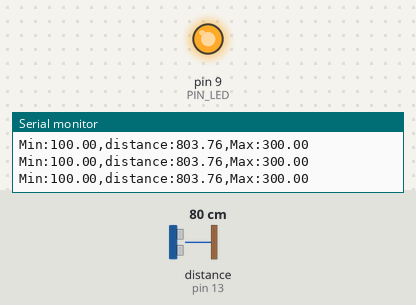
The sketch below on a simulated Arduino Uno, built with avr-gcc and run on an emulated ATmega328P. On the bench: output pins drawn as LEDs (lit = HIGH), the last lines printed to the serial monitor. Wiring (inferred from the names in the program): ultrasonic range finder: trigger pin 12; echo pin 13. Inputs (shaded band) come from the test bench; at power-on: distance to the obstacle (sensor on pin 13) 80 cm. The echo pulse lasts 58.3 µs per cm; pins used as bus, display or sensor lines are not drawn.

Above: at 1.2 s.
1.3 s: distance to the obstacle (sensor on pin 13) set to 18 cm
At 1.89 s:
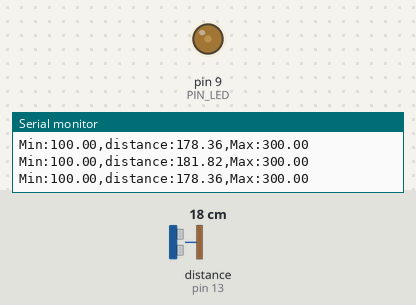
4.3 s: distance to the obstacle (sensor on pin 13) set to 2 cm
Timing chart, 0 to 7.3 s (numbered marks = the images above; inputs shaded):
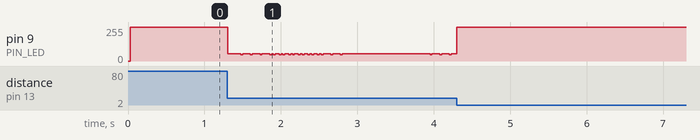

The sketch:

08_example_2_.ino
```cpp
#define PIN_LED  9
#define PIN_TRIG 12
#define PIN_ECHO 13

#define SND_VEL 346.0
#define INTERVAL 25
#define PULSE_DURATION 10
#define _DIST_MIN 100.0
#define _DIST_MAX 300.0

#define TIMEOUT ((INTERVAL / 2) * 1000.0)
#define SCALE (0.001 * 0.5 * SND_VEL)

unsigned long last_sampling_time;

void setup() {
  // initialize GPIO pins
  pinMode(PIN_LED, OUTPUT);
  pinMode(PIN_TRIG, OUTPUT);
  pinMode(PIN_ECHO, INPUT);
  digitalWrite(PIN_TRIG, LOW);

  // initialize serial port
  Serial.begin(57600);
}

void loop() {
  float distance;
  int brightness;

  if (millis() < (last_sampling_time + INTERVAL))
    return;

  distance = USS_measure(PIN_TRIG, PIN_ECHO);


if (distance <= 100.0 || distance >= 300.0) {
    brightness = 255;
}
else if (distance <= 200.0) {
    brightness = (int)(255.0 * (200.0 - distance) / 100.0);
}
else {
    brightness = (int)(255.0 * (distance - 200.0) / 100.0);
}

analogWrite(PIN_LED, brightness);

  Serial.print("Min:");        Serial.print(_DIST_MIN);
  Serial.print(",distance:");  Serial.print(distance);
  Serial.print(",Max:");       Serial.print(_DIST_MAX);
  Serial.println("");

  last_sampling_time += INTERVAL;
}

float USS_measure(int TRIG, int ECHO)
{
  digitalWrite(TRIG, HIGH);
  delayMicroseconds(PULSE_DURATION);
  digitalWrite(TRIG, LOW);

  return pulseIn(ECHO, HIGH, TIMEOUT) * SCALE; // unit: mm

  // Pulse duration to distance conversion example (target distance = 17.3m)
  // - pulseIn(ECHO, HIGH, timeout) returns microseconds (음파의 왕복 시간)
  // - 편도 거리 = (pulseIn() / 1,000,000) * SND_VEL / 2 (미터 단위)
  //   mm 단위로 하려면 * 1,000이 필요 ==>  SCALE = 0.001 * 0.5 * SND_VEL
  //
  // - 예, pusseIn()이 100,000 이면 (= 0.1초, 왕복 거리 34.6m)
  //        = 100,000 micro*sec * 0.001 milli/micro * 0.5 * 346 meter/sec
  //        = 100,000 * 0.001 * 0.5 * 346
  //        = 17,300 mm  ==> 17.3m
}
```
